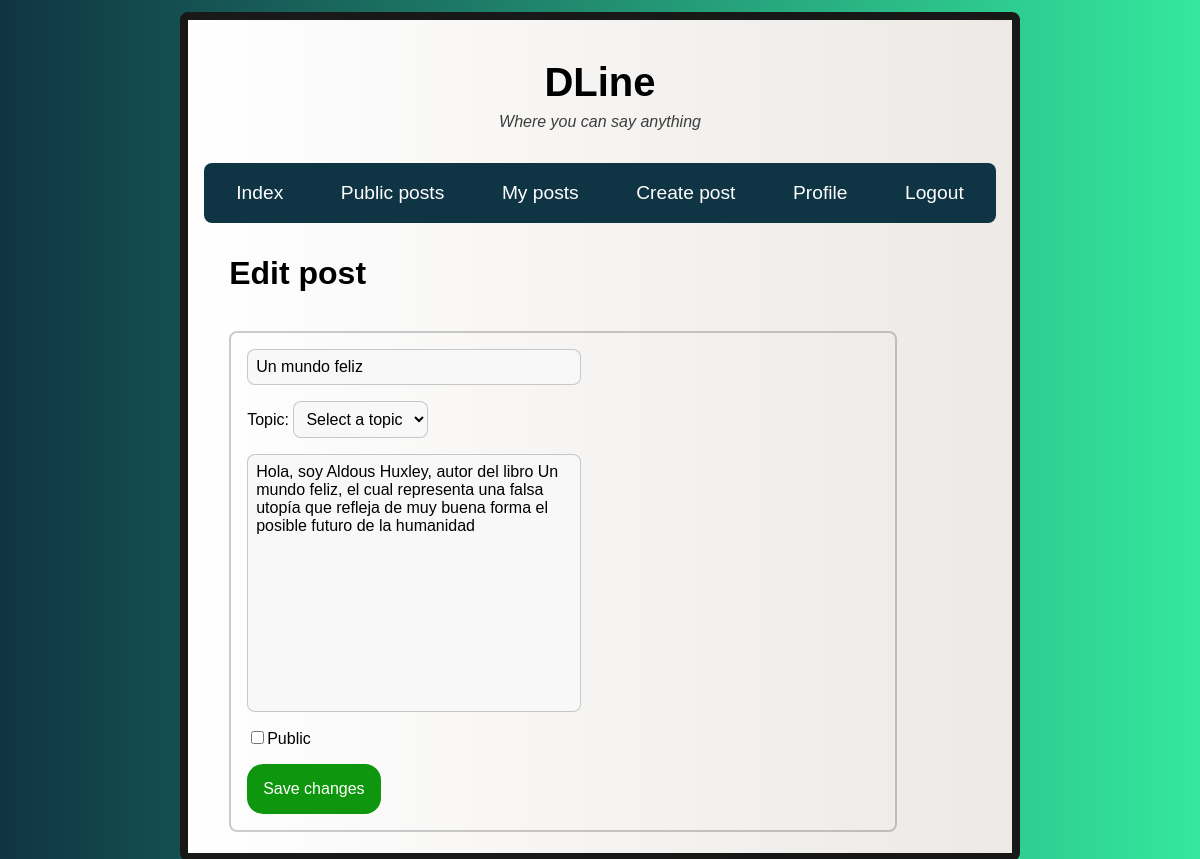
The app's page /auth/session-started/posts-user/edit-post/3 (signed in) with its own data.
### models.py (models this page shows)
class Post(db.Model):
    id = db.Column(db.Integer, primary_key=True)
    user_id = db.Column(db.Integer, foreign_key=True, nullable=False)
    title = db.Column(db.String(30), nullable=False, unique=True)
    topic = db.Column(db.String(25), nullable=False)
    content = db.Column(db.String(550), nullable=False, unique=True)
    public = db.Column(db.Boolean, nullable=False)
    created_at = db.Column(db.String(50), nullable=False)

### app.py (the view, shortened to what this page needs)
@app.route('/auth/session-started/posts-user/edit-post/<int:post_id>', methods=['GET', 'POST'])
def edit_post(post_id):
    if user_in_session():
        error = None
        post = Post.query.filter_by(id=post_id).first()
        post_form = PostForm()
        return render_template('auth/session-started/posts-user/edit_post.html', post=post_form, post_values=post, error=error)
    else:
        abort(404)

### forms.py
class PostForm(FlaskForm):
    title = StringField(render_kw={'placeholder':'Title'}, validators=[DataRequired(), Length(min=8, max=30)])
    topic = SelectField(choices=[
        ('', 'Select a topic'), ('Bussines', 'Bussines'),
        ('Politics', 'Politics'), ('Technology', 'Technology'),
        ('Science','Science'), ('History', 'History'),
        ('Languajes', 'Languajes'), ('Books', 'Books'),
        ('Movies', 'Movies'), ('Music', 'Music'),
        ('Sports', 'Sports'), ('Other', 'Other')
    ], validators=[DataRequired()])
    content = TextAreaField(render_kw={'placeholder':'Content'}, validators=[DataRequired(), Length(min=20, max=550)])
    public = BooleanField()

### app.py (called while the page is built)
def user_in_session():
    if 'username' in session and 'password' in session and 'id' in session:
        return True
    else:
        return False

### templates/auth/session-started/posts-user/edit_post.html (shortened to what this page needs)
{% extends 'layout.html' %}
{% block content %}
    <h2 class="title-page">{% block title %}Edit post{% endblock %}</h2>
    <form class="form" method="POST">
        {{ post.title(minlength="8", maxlength="50", value=post_values.title) }}
        Topic: {{ post.topic(minlength="5", maxlength="25") }}
        <textarea class="content-create-post" id="content" maxlength="550" minlength="20" name="content" placeholder="Content" required>{{ post_values.content }}</textarea>
        {% if post_values.public == 1 %}
            {{ post.public(checked=True) }}Public
        {% else %}
            {{ post.public(checked=False) }}Public
        {% endif %}
        <input class="button" type="submit" value="Save changes">
    </form>
{% endblock %}

### static/css/styles.css (style rules this page uses)
body { margin: 0; padding: 0; border: 0; background: #34e89e; background: -webkit-linear-gradient(to right, #0f3443, #34e89e); background: linear-gradient(to right, #0f3443, #34e89e); font-family: 'Lucida Sans', 'Lucida Sans Regular', 'Lucida Grande', 'Lucida Sans Unicode', Geneva, Verdana, sans-serif; }
.title-page { font-size: 2em; margin-top: 1em; margin-bottom: 1.2em; }
.form { padding: 1em; border: 2px solid rgba(0,0,0,0.2); border-radius: 0.5em; margin-bottom: 1em; margin-right: 10%; }
textarea, input[type='text'], input[type='number'], input[type='email'], input[type='password'] { display: block; font-family: 'Lucida Sans', 'Lucida Sans Regular', 'Lucida Grande', 'Lucida Sans Unicode', Geneva, Verdana, sans-serif; min-width: 50%; outline: none; border: 1px solid rgba(0,0,0,0.2); margin-bottom: 1em; border-radius: 0.5em; font-size: 1em; padding: 0.5em; background-color: rgb(248, 248, 248); }
.content-create-post { min-height: 15em; resize: none; }
select { margin-bottom: 1em; outline: none; border: 1px solid rgba(0,0,0,0.2); border-radius: 0.5em; padding: 0.5em; font-size: 1em; background-color: rgb(248, 248, 248); }
option { font-family: 'Lucida Sans', 'Lucida Sans Regular', 'Lucida Grande', 'Lucida Sans Unicode', Geneva, Verdana, sans-serif; background-color: #6fa1da; color: #fff; outline: none; padding: 0.5em; font-size: 1em; }
.button { border: none; border: 0.5em; padding: 1em 1em 1em 1em; background-color: rgb(14, 151, 14); color: #fff; font-size: 1em; border-radius: 1em; outline: none; cursor: pointer; transition: 0.365s; display: block; margin-top: 1em; }

### records on screen
Post: title "Un mundo feliz", topic "Select a topic", content "Hola, soy Aldous Huxley, autor del libro Un mundo feliz, el cual representa una falsa utopía que refleja de muy buena forma el posible futuro de la humanidad"
